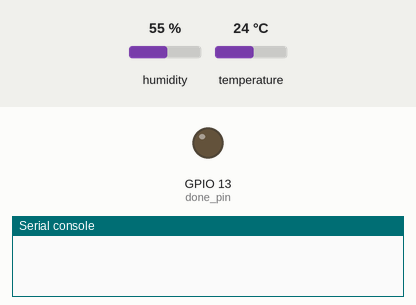
Recording of a program running on a simulated ESP32 board running MicroPython. Shown: output pins drawn as LEDs (lit = HIGH), the last lines printed to the serial console. Inputs (shaded band) come from the test bench; at power-on: humidity 55 %, temperature 24 °C. WiFi joins after 1.5 s; web requests get an empty 200 reply after 0.4 s.

Above: at 0.1 s.
At 8.0 s:
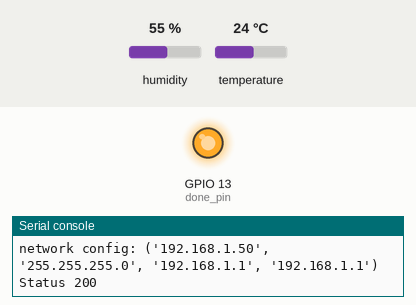
Timing chart, 0 to 9.5 s (numbered marks = the images above):
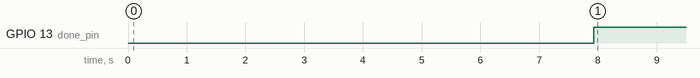

The program:

farmospost_nodisplay.py
```python
import ujson as json
import urequests as requests
import time
import dht
import machine
from machine import Pin
from machine import SPI
from machine import I2C

index=0


done_pin=Pin(13,Pin.OUT)
done_pin.value(0)


time.sleep(3)

d = dht.DHT22(machine.Pin(18))


base_url='https://wolfesneck.farmos.net/farm/sensor/listener/'
public_key='054d3116a74fae5dd36550013d50c848'
private_key='014d3116a74fae5dd36550013d50c848'

url = base_url+public_key+'?private_key='+private_key

headers = {'Content-type':'application/json', 'Accept':'application/json'}

d.measure()
t=d.temperature()
h=d.humidity()

adc = machine.ADC(machine.Pin(35))

adc_val=adc.read()

payload ={"temp": t,"humidity":h,"adc_val":adc_val}

print(payload)

time.sleep(2)

def post_data():
    try:
    	r = requests.post(url,data=json.dumps(payload),headers=headers)
    except Exception as e:
	print(e)
	#r.close()
	return "timeout"
    else:
	r.close()
	print('Status', r.status_code)
   	return "posted"

WIFI_NET = 'Artisan\'s Asylum'
WIFI_PASSWORD = 'I won\'t download stuff that will get us in legal trouble.'

def do_connect():
    import network
    sta_if = network.WLAN(network.STA_IF)
    if not sta_if.isconnected():
        print('connecting to network...')
	sta_if.active(False)
        sta_if.active(True)
        sta_if.connect(WIFI_NET, WIFI_PASSWORD)
        while not sta_if.isconnected():
            pass
    print('network config:', sta_if.ifconfig())

while True:


	do_connect()


	post_data()


	time.sleep(1)

	done_pin.value(1)

	index+=1

	time.sleep(5)
```

Measured:
- by itself, GPIO 13 (done_pin): LOW → HIGH at 7.9 s
